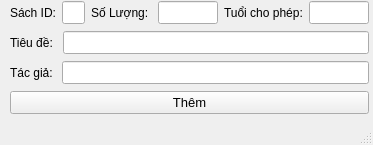
<?xml version="1.0" encoding="UTF-8"?>
<ui version="4.0">
 <class>addBook</class>
 <widget class="QMainWindow" name="addBook">
  <property name="geometry">
   <rect>
    <x>0</x>
    <y>0</y>
    <width>373</width>
    <height>145</height>
   </rect>
  </property>
  <property name="windowTitle">
   <string>Thêm sách</string>
  </property>
  <widget class="QWidget" name="centralwidget">
   <widget class="QWidget" name="verticalLayoutWidget">
    <property name="geometry">
     <rect>
      <x>10</x>
      <y>0</y>
      <width>359</width>
      <height>119</height>
     </rect>
    </property>
    <layout class="QVBoxLayout" name="verticalLayout">
     <item>
      <layout class="QHBoxLayout" name="horizontalLayout_5">
       <item>
        <layout class="QHBoxLayout" name="horizontalLayout">
         <item>
          <widget class="QLabel" name="label">
           <property name="text">
            <string>Sách ID:</string>
           </property>
          </widget>
         </item>
         <item>
          <widget class="QLineEdit" name="bookId">
           <property name="font">
            <font>
             <pointsize>10</pointsize>
            </font>
           </property>
          </widget>
         </item>
         <item>
          <layout class="QHBoxLayout" name="horizontalLayout_2">
           <item>
            <widget class="QLabel" name="label_2">
             <property name="text">
              <string>Số Lượng: </string>
             </property>
            </widget>
           </item>
           <item>
            <widget class="QLineEdit" name="amount">
             <property name="font">
              <font>
               <pointsize>10</pointsize>
              </font>
             </property>
            </widget>
           </item>
           <item>
            <layout class="QHBoxLayout" name="horizontalLayout_6">
             <item>
              <widget class="QLabel" name="label_5">
               <property name="text">
                <string>Tuổi cho phép:</string>
               </property>
              </widget>
             </item>
             <item>
              <widget class="QLineEdit" name="ageAllow">
               <property name="font">
                <font>
                 <pointsize>10</pointsize>
                </font>
               </property>
              </widget>
             </item>
            </layout>
           </item>
          </layout>
         </item>
        </layout>
       </item>
      </layout>
     </item>
     <item>
      <layout class="QHBoxLayout" name="horizontalLayout_3">
       <item>
        <widget class="QLabel" name="label_3">
         <property name="text">
          <string>Tiêu đề: </string>
         </property>
        </widget>
       </item>
       <item>
        <widget class="QLineEdit" name="bookTitle">
         <property name="font">
          <font>
           <pointsize>10</pointsize>
          </font>
         </property>
        </widget>
       </item>
      </layout>
     </item>
     <item>
      <layout class="QHBoxLayout" name="horizontalLayout_4">
       <item>
        <widget class="QLabel" name="label_4">
         <property name="text">
          <string>Tác giả: </string>
         </property>
        </widget>
       </item>
       <item>
        <widget class="QLineEdit" name="bookAuthor">
         <property name="font">
          <font>
           <pointsize>10</pointsize>
          </font>
         </property>
        </widget>
       </item>
      </layout>
     </item>
     <item>
      <widget class="QPushButton" name="b_add">
       <property name="font">
        <font>
         <pointsize>10</pointsize>
        </font>
       </property>
       <property name="text">
        <string>Thêm</string>
       </property>
      </widget>
     </item>
    </layout>
   </widget>
  </widget>
  <widget class="QMenuBar" name="menubar">
   <property name="geometry">
    <rect>
     <x>0</x>
     <y>0</y>
     <width>373</width>
     <height>22</height>
    </rect>
   </property>
  </widget>
  <widget class="QStatusBar" name="statusbar"/>
 </widget>
 <resources/>
 <connections/>
</ui>
